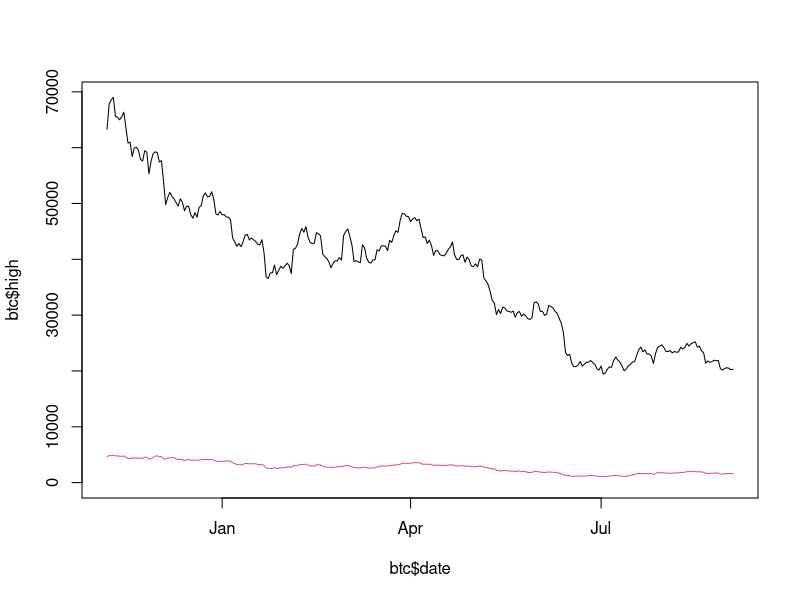
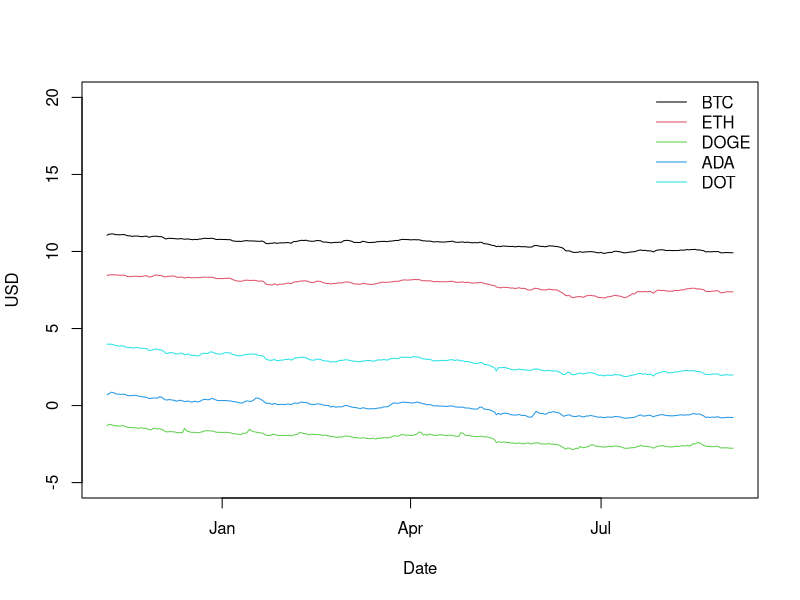

Reproduce these figures in R, in order.
## ---- chunk 1
knitr::opts_chunk$set(echo = TRUE)
## ---- chunk 2
crypto_large = read.csv("crypto.csv")
## ---- chunk 3
crypto = crypto_large[, c("unix_time", "candlestick_low", "candlestick_high", "crypto")]
colnames(crypto) = c("unix_time", "low", "high", "crypto") 
## ---- chunk 4
crypto$date = as.POSIXct(crypto$unix_time, origin = "1970-01-01")
## ---- chunk 5
btc <- crypto[crypto$crypto == "BTC", ]
eth <- crypto[crypto$crypto == "ETH", ]
plot(btc$date, btc$high, type = "l", ylim = c(0, max(btc$high)))
lines(eth$date, eth$high, col = 2)
## ---- chunk 6
counter = 1
crypto_names = unique(crypto$crypto)
for (cr in crypto_names) {
    tmp = crypto[crypto$crypto == cr, ]
    if (counter == 1) {
        plot(tmp$date, log(tmp$high), type = "l", ylim = c(-5, 20), 
             xlab = "Date", ylab = "USD")
    } else {
        lines(tmp$date, log(tmp$high), col = counter)
    }
    counter = counter + 1
}
legend("topright", crypto_names, col = 1:length(crypto_names), lty = 1, 
       bty = "n")
## ---- chunk 7
calculate_drop = function(df, crypto_name) {
    crypto_data = df[df$crypto == crypto_name,] 
    (max(crypto_data$high) - min(crypto_data$low)) / max(crypto_data$high)
}

result = sapply(crypto_names, calculate_drop, df = crypto)
print(result)
